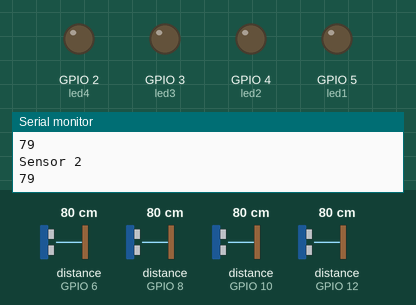
This sketch was run on a simulated ESP8266 (NodeMCU). Parts: output pins drawn as LEDs (lit = HIGH), the last lines printed to the serial monitor. Wiring (inferred from the names in the program): 4 × ultrasonic range finder: trigger GPIO 7, echo GPIO 6 / trigger GPIO 9, echo GPIO 8 / trigger GPIO 11, echo GPIO 10 / trigger GPIO 13, echo GPIO 12. Inputs (shaded band) come from the test bench; at power-on: distance to the obstacle (sensors on GPIO 6, GPIO 8, GPIO 10, GPIO 12) 80 cm. The echo pulse lasts 58.3 µs per cm; WiFi joins after 1.5 s; servers stay silent unless stated; pins used as bus, display or sensor lines are not drawn.

Above: at 3.5 s.
At 8.0 s:
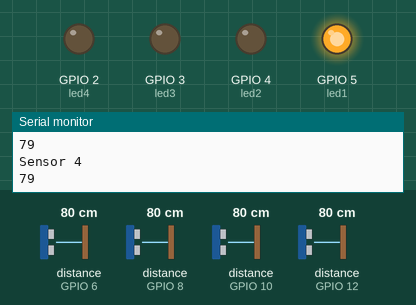
At 13.0 s:
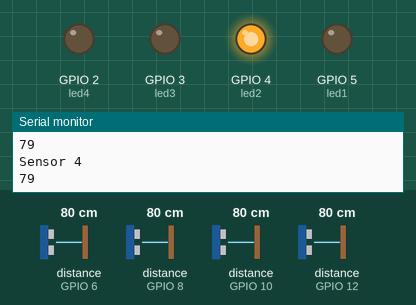
At 18.0 s:
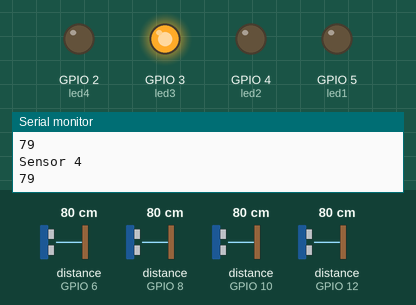
At 23.0 s:
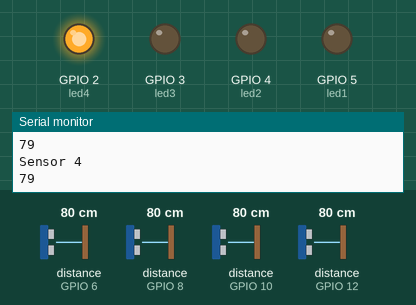
Timing chart, 0 to 32.7 s (numbered marks = the images above):
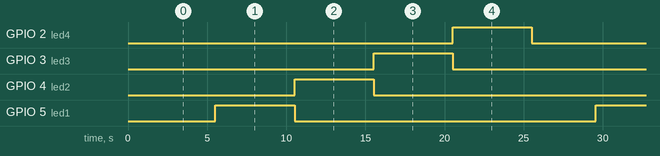

The sketch:

sketch_mar05bosdi.ino
```cpp
#include <ESP8266WiFi.h>
#include <WiFiClient.h>

const char* ssid = "YourWiFiSSID";
const char* password = "YourWiFiPassword";
const char* serverAddress = "yourserver.com";
const int serverPort = 80; // HTTP port usually 80

const int trigpin1 = 13;
const int echopin1 = 12;
const int trigpin2 = 11;
const int echopin2 = 10;
const int trigpin3 = 9;
const int echopin3 = 8;
const int trigpin4 = 7;
const int echopin4 = 6;
const int led1 = 5;
const int led2 = 4;
const int led3 = 3;
const int led4 = 2;
long duration1, duration2, duration3, duration4;
int distance1, distance2, distance3, distance4;

WiFiClient client;

void setup() {
  Serial.begin(9600);

  pinMode(trigpin1, OUTPUT);
  pinMode(echopin1, INPUT);
  pinMode(trigpin2, OUTPUT);
  pinMode(echopin2, INPUT);
  pinMode(trigpin3, OUTPUT);
  pinMode(echopin3, INPUT);
  pinMode(trigpin4, OUTPUT);
  pinMode(echopin4, INPUT);
  pinMode(led1, OUTPUT);
  pinMode(led2, OUTPUT);
  pinMode(led3, OUTPUT);
  pinMode(led4, OUTPUT);

  // Connect to WiFi
  Serial.println();
  Serial.println();
  Serial.print("Connecting to ");
  Serial.println(ssid);

  WiFi.begin(ssid, password);

  while (WiFi.status() != WL_CONNECTED) {
    delay(500);
    Serial.print(".");
  }
  Serial.println("");
  Serial.println("WiFi connected");

  // Print the IP address
  Serial.println(WiFi.localIP());
}

void loop() {
  CalculateDistances();

  if (distance1 <= 20 || distance2 <= 20) {
    digitalWrite(led1, HIGH);
    delay(10000);
    digitalWrite(led1, LOW);
  } else {
    digitalWrite(led1, HIGH);
    delay(5000);
    digitalWrite(led1, LOW);
  }

  digitalWrite(led2, HIGH);
  delay(5000);
  digitalWrite(led2, LOW);

  if (distance3 <= 20 || distance4 <= 4) {
    digitalWrite(led3, HIGH);
    delay(10000);
    digitalWrite(led3, LOW);
  } else {
    digitalWrite(led3, HIGH);
    delay(5000);
    digitalWrite(led3, LOW);
  }

  digitalWrite(led4, HIGH);
  delay(5000);
  digitalWrite(led4, LOW);
}

void CalculateDistances() {
  digitalWrite(trigpin1, HIGH);
  delayMicroseconds(100);
  digitalWrite(trigpin1, LOW);
  duration1 = pulseIn(echopin1, HIGH);
  distance1 = duration1 * 0.034 / 2;
  Serial.println("Sensor 1");
  Serial.println(distance1);
  delay(1000);

  digitalWrite(trigpin2, HIGH);
  delayMicroseconds(100);
  digitalWrite(trigpin2, LOW);
  duration2 = pulseIn(echopin2, HIGH);
  distance2 = duration2 * 0.034 / 2;
  Serial.println("Sensor 2");
  Serial.println(distance2);
  delay(1000);

  digitalWrite(trigpin3, HIGH);
  delayMicroseconds(100);
  digitalWrite(trigpin3, LOW);
  duration3 = pulseIn(echopin3, HIGH);
  distance3 = duration3 * 0.034 / 2;
  Serial.println("Sensor 3");
  Serial.println(distance3);
  delay(1000);

  digitalWrite(trigpin4, HIGH);
  delayMicroseconds(100);
  digitalWrite(trigpin4, LOW);
  duration4 = pulseIn(echopin4, HIGH);
  distance4 = duration4 * 0.034 / 2;
  Serial.println("Sensor 4");
  Serial.println(distance4);
  delay(1000);
}

void serialEvent() {
  while (Serial.available() > 0) {
    int inputValue = Serial.parseInt();
    if (inputValue >= 1 && inputValue <= 4) {
      httpRequest(inputValue);
    }
  }
}

void httpRequest(int value) {
  if (client.connect(serverAddress, serverPort)) {
    Serial.println("Connected to server");

    // Make HTTP GET request
    client.print("GET /your_endpoint?value=");
    client.print(value);
    client.println(" HTTP/1.1");
    client.print("Host: ");
    client.print(serverAddress);
    client.print("\r\n");
    client.print("Connection: close\r\n\r\n");

    Serial.println("Request sent");

    // Wait for response
    while (client.connected()) {
      if (client.available()) {
        char c = client.read();
        Serial.print(c);
      }
    }

    // Close connection
    client.stop();
    Serial.println("Connection closed");
  } else {
    Serial.println("Connection failed");
  }
}
```

Measured:
- by itself, GPIO 2 (led4), GPIO 3 (led3), GPIO 4 (led2), GPIO 5 (led1): alternates HIGH for 5.0 s and LOW for 19.0 s
- by itself, everything shown: repeats every 24.0 s, in 5 steps
